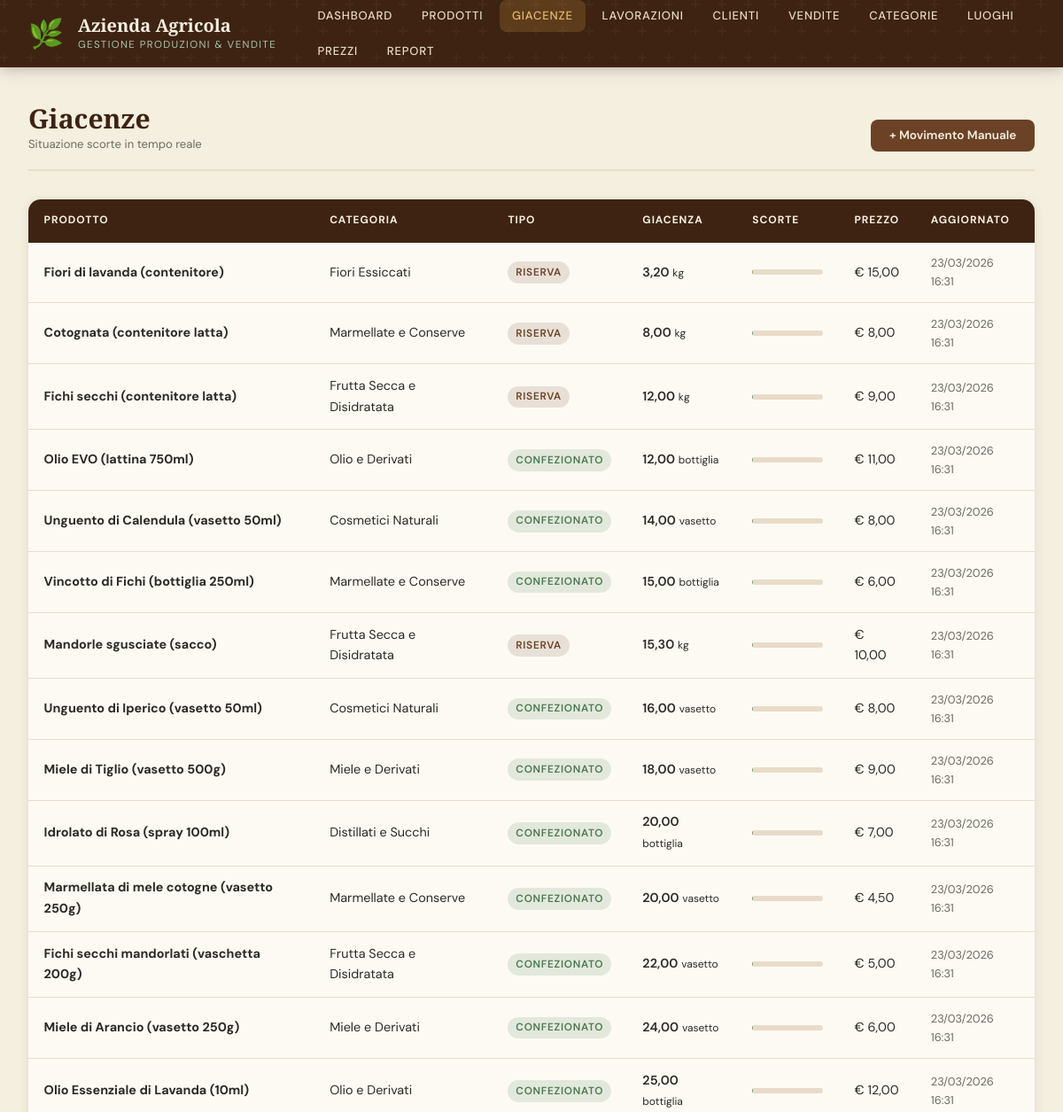
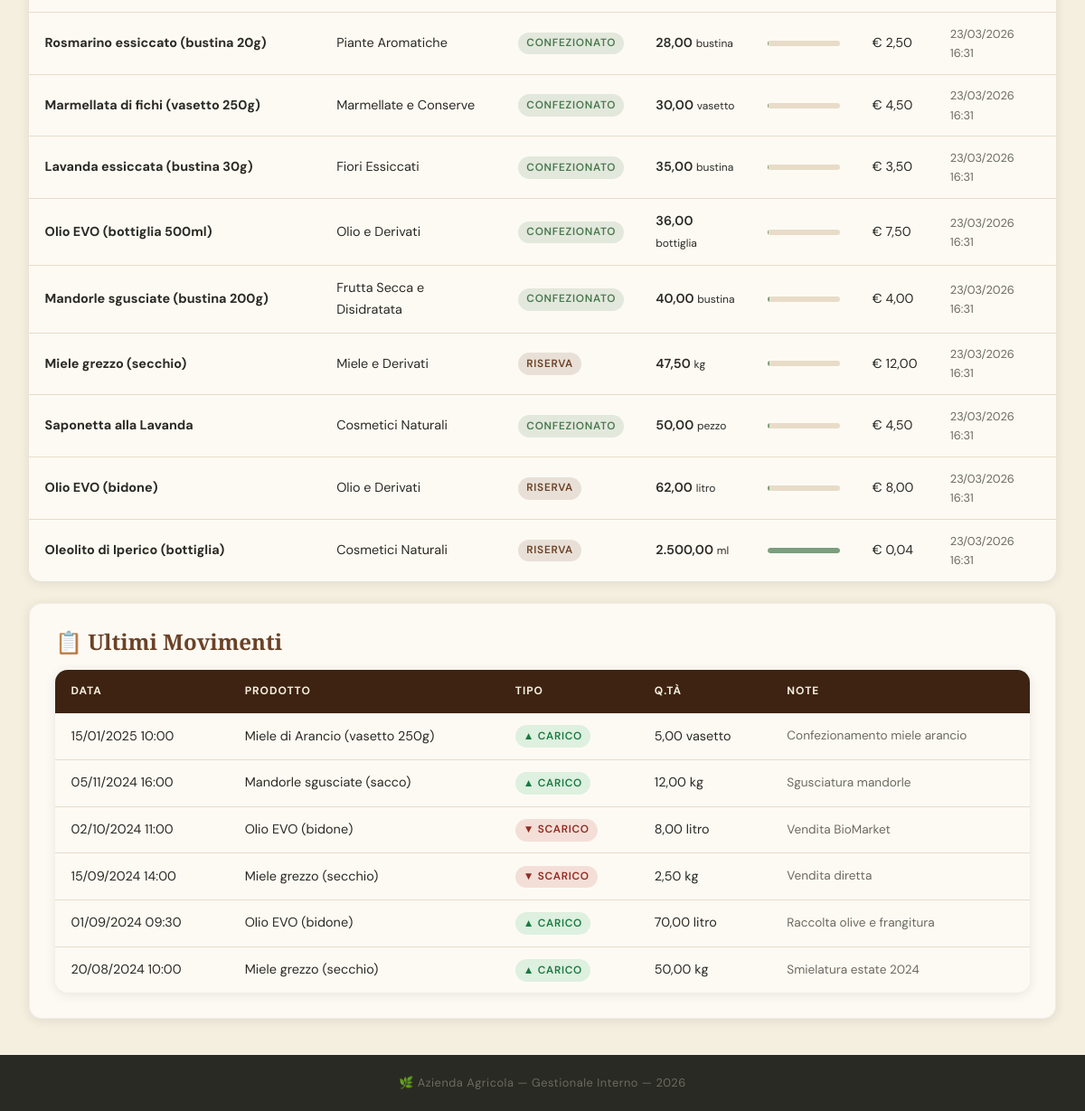
The page /giacenze.php on the database its author committed (2 pictures, top to bottom).
### tables this page shows
CREATE TABLE PRODOTTO (
    id_prodotto INT AUTO_INCREMENT PRIMARY KEY,
    nome VARCHAR(150) NOT NULL,
    descrizione TEXT,
    tipo_prodotto ENUM('FRESCO','LAVORATO','RISERVA','CONFEZIONATO') NOT NULL,
    unita_misura ENUM('kg','g','litro','ml','pezzo','bustina','vasetto','bottiglia') NOT NULL DEFAULT 'kg',
    vendita ENUM('a_peso','a_pezzo') NOT NULL DEFAULT 'a_peso',
    quantita_disponibile DECIMAL(10,3) DEFAULT 0,
    stato ENUM('disponibile','esaurito','archiviato') NOT NULL DEFAULT 'disponibile',
    luogo_provenienza VARCHAR(150),
    id_categoria INT NOT NULL,
    FOREIGN KEY (id_categoria) REFERENCES CATEGORIA(id_categoria) ON DELETE RESTRICT
);

CREATE TABLE CATEGORIA (
    id_categoria INT AUTO_INCREMENT PRIMARY KEY,
    nome VARCHAR(100) NOT NULL UNIQUE,
    descrizione TEXT
);

CREATE TABLE PREZZO_STORICO (
    id_prezzo INT AUTO_INCREMENT PRIMARY KEY,
    prezzo_unitario DECIMAL(10,2) NOT NULL,
    data_inizio DATE NOT NULL,
    data_fine DATE DEFAULT NULL,
    id_prodotto INT NOT NULL,
    FOREIGN KEY (id_prodotto) REFERENCES PRODOTTO(id_prodotto) ON DELETE CASCADE
);

CREATE TABLE GIACENZA (
    id_giacenza INT AUTO_INCREMENT PRIMARY KEY,
    quantita_disponibile DECIMAL(10,3) NOT NULL DEFAULT 0,
    data_aggiornamento DATETIME NOT NULL DEFAULT CURRENT_TIMESTAMP ON UPDATE CURRENT_TIMESTAMP,
    id_prodotto INT NOT NULL UNIQUE,
    FOREIGN KEY (id_prodotto) REFERENCES PRODOTTO(id_prodotto) ON DELETE CASCADE
);

CREATE TABLE MOV_MAGAZZINO (
    id_movimento INT AUTO_INCREMENT PRIMARY KEY,
    data_movimento DATETIME NOT NULL DEFAULT CURRENT_TIMESTAMP,
    tipo_movimento ENUM('carico','scarico','trasferimento','rettifica') NOT NULL,
    quantita DECIMAL(10,3) NOT NULL,
    note TEXT,
    id_prodotto INT NOT NULL,
    FOREIGN KEY (id_prodotto) REFERENCES PRODOTTO(id_prodotto) ON DELETE CASCADE
);

### src/db.php (called while the page is built, shortened)
<?php
function db_query(mysqli $conn, string $sql, string $types = '', array $params = []): array {
    if ($types && $params) {
        $stmt = $conn->prepare($sql);
        if (!$stmt) return [];
        $stmt->bind_param($types, ...$params);
        $stmt->execute();
        $result = $stmt->get_result();
        $stmt->close();
    } else {
        $result = $conn->query($sql);
    }
    $rows = [];
    while ($row = $result->fetch_assoc()) $rows[] = $row;
    return $rows;
}

### src/giacenze.php (the view, shortened to what this page needs)
<?php
require_once __DIR__ . '/db.php';
$giacenze = db_query($conn,
    "SELECT p.id_prodotto, p.nome, p.tipo_prodotto, p.unita_misura, c.nome AS categoria,
            COALESCE(g.quantita_disponibile,0) AS giacenza,
            g.data_aggiornamento, ps.prezzo_unitario
     FROM PRODOTTO p
     JOIN CATEGORIA c ON p.id_categoria=c.id_categoria
     LEFT JOIN GIACENZA g ON g.id_prodotto=p.id_prodotto
     LEFT JOIN PREZZO_STORICO ps ON ps.id_prodotto=p.id_prodotto AND ps.data_fine IS NULL
     WHERE p.stato != 'archiviato' AND p.tipo_prodotto != 'FRESCO'
     ORDER BY g.quantita_disponibile ASC, p.nome");
$movimenti = db_query($conn,
    "SELECT m.*, p.nome AS prodotto, p.unita_misura
     FROM MOV_MAGAZZINO m JOIN PRODOTTO p ON m.id_prodotto=p.id_prodotto
     ORDER BY m.data_movimento DESC LIMIT 20");
$max_qty = max(array_column($giacenze, 'giacenza') ?: [1]);
include __DIR__ . '/header.php';
?>
<div class="page-header">
    <div><h1 class="page-title">Giacenze<small>Situazione scorte in tempo reale</small></h1></div>
    <button class="btn btn--primary" data-modal-open="modal-movimento">+ Movimento Manuale</button>
</div>
<div class="table-wrap" style="margin-bottom:1.5rem">
    <table>
        <thead><tr><th>Prodotto</th><th>Categoria</th><th>Tipo</th><th>Giacenza</th><th>Scorte</th><th>Prezzo</th><th>Aggiornato</th></tr></thead>
        <tbody>
        <?php foreach ($giacenze as $g):
            $pct = $max_qty > 0 ? min(100, ($g['giacenza']/$max_qty)*100) : 0;
            $bc  = $g['giacenza'] <= 0 ? 'empty' : ($g['giacenza'] < 5 ? 'low' : '');
        ?>
        <tr>
            <td><strong><?= htmlspecialchars($g['nome']) ?></strong></td>
            <td><?= htmlspecialchars($g['categoria']) ?></td>
            <td><span class="badge badge--<?= strtolower($g['tipo_prodotto']) ?>"><?= $g['tipo_prodotto'] ?></span></td>
            <td><span data-qty="<?= $g['giacenza'] ?>" style="font-weight:600"><?= number_format($g['giacenza'],2,',','.') ?></span> <small><?= $g['unita_misura'] ?></small></td>
            <td style="min-width:100px"><div class="giacenza-bar"><div class="giacenza-bar__fill giacenza-bar__fill--<?= $bc ?>" style="width:<?= $pct ?>%"></div></div></td>
            <td><?= $g['prezzo_unitario'] ? '€ '.number_format($g['prezzo_unitario'],2,',','.') : '—' ?></td>
            <td style="font-size:.8rem;color:var(--grigio)"><?= $g['data_aggiornamento'] ? date('d/m/Y H:i',strtotime($g['data_aggiornamento'])) : '—' ?></td>
        </tr>
        <?php endforeach; ?>
        </tbody>
    </table>
</div>
<div class="card">
    <h2>📋 Ultimi Movimenti</h2>
    <div class="table-wrap" style="margin-top:1rem">
        <table>
            <thead><tr><th>Data</th><th>Prodotto</th><th>Tipo</th><th>Q.tà</th><th>Note</th></tr></thead>
            <tbody>
            <?php foreach ($movimenti as $m): ?>
            <tr>
                <td><?= date('d/m/Y H:i',strtotime($m['data_movimento'])) ?></td>
                <td><?= htmlspecialchars($m['prodotto']) ?></td>
                <td><span class="badge badge--<?= $m['tipo_movimento']==='carico'?'disponibile':'esaurito' ?>"><?= $m['tipo_movimento']==='carico'?'▲ Carico':'▼ '.$m['tipo_movimento'] ?></span></td>
                <td><?= number_format($m['quantita'],2,',','.') ?> <?= $m['unita_misura'] ?></td>
                <td style="font-size:.85rem;color:var(--grigio)"><?= htmlspecialchars($m['note'] ?? '—') ?></td>
            </tr>
            <?php endforeach; ?>
            </tbody>
        </table>
    </div>
</div>
<?php include __DIR__ . '/footer.php'; ?>

### src/css/style.css (style rules this page uses)
:root { --terra: #6B4226; --terra-light: #9B6B4A; --terra-dark: #3E2312; --salvia: #7A9E7E; --salvia-light:#A8C5AA; --salvia-dark: #4A7A50; --ocra: #C8963E; --ocra-light: #E8B96A; --crema: #F5EFE0; --crema-dark: #E8DCC8; --bianco: #FDFAF4; --carbone: #2A2A24; --grigio: #6B6B60; --grigio-light:#D5D0C4; --rosso: #C0392B; --verde: #27AE60; --radius: 8px; --radius-lg: 14px; --shadow: 0 2px 12px rgba(42,42,36,0.10); --shadow-lg: 0 6px 32px rgba(42,42,36,0.16); --transition: 0.22s cubic-bezier(.4,0,.2,1); }
*, *::before, *::after { box-sizing: border-box; margin: 0; padding: 0; }
html { scroll-behavior: smooth; }
body { font-family: 'DM Sans', sans-serif; background: var(--crema); color: var(--carbone); min-height: 100vh; display: flex; flex-direction: column; font-size: 15px; line-height: 1.65; }
h1,h2,h3,h4 { font-family: 'Playfair Display', serif; line-height: 1.2; }
h1 { font-size: clamp(1.6rem,3vw,2.4rem); color: var(--terra-dark); }
h2 { font-size: 1.5rem; color: var(--terra); margin-bottom: .8rem; }
.page-header { display: flex; align-items: flex-end; justify-content: space-between; gap: 1.5rem; margin-bottom: 2rem; padding-bottom: 1.25rem; border-bottom: 2px solid var(--crema-dark); }
.page-title { font-size: clamp(1.4rem,2.5vw,2rem); color: var(--terra-dark); }
.page-title small { display: block; font-family: 'DM Sans', sans-serif; font-size: .82rem; font-weight: 400; color: var(--grigio); margin-top: .2rem; }
.card { background: var(--bianco); border-radius: var(--radius-lg); box-shadow: var(--shadow); padding: 1.75rem; border: 1px solid rgba(107,66,38,.07); }
.table-wrap { overflow-x: auto; border-radius: var(--radius-lg); box-shadow: var(--shadow); background: var(--bianco); }
table { width: 100%; border-collapse: collapse; font-size: .9rem; }
thead tr { background: var(--terra-dark); color: var(--crema); }
thead th { padding: .9rem 1.1rem; text-align: left; font-size: .75rem; text-transform: uppercase; letter-spacing: .08em; white-space: nowrap; }
tbody tr { border-bottom: 1px solid var(--crema-dark); transition: background var(--transition); }
tbody tr:last-child { border-bottom: none; }
td { padding: .8rem 1.1rem; vertical-align: middle; }
.badge { display: inline-block; padding: .22em .75em; border-radius: 20px; font-size: .74rem; font-weight: 600; text-transform: uppercase; letter-spacing: .06em; white-space: nowrap; }
.badge--riserva { background: rgba(107,66,38,.14); color: var(--terra); }
.badge--confezionato { background: rgba(122,158,126,.2); color: var(--salvia-dark); }
.badge--disponibile { background: rgba(39,174,96,.14); color: #1a7a42; }
.badge--esaurito { background: rgba(192,57,43,.14); color: #922b21; }
.btn { display: inline-flex; align-items: center; gap: .45rem; padding: .6rem 1.3rem; border-radius: var(--radius); font-family: 'DM Sans', sans-serif; font-size: .85rem; font-weight: 600; cursor: pointer; border: none; transition: all var(--transition); text-decoration: none; white-space: nowrap; }
.btn--primary { background: var(--terra); color: var(--crema); }
.giacenza-bar { height: 6px; border-radius: 3px; background: var(--crema-dark); overflow: hidden; min-width: 80px; }
.giacenza-bar__fill { height: 100%; border-radius: 3px; background: var(--salvia); transition: width .4s; }

### rows shown on the page
prodotto: nome "Fiori di lavanda (contenitore)", id_categoria.nome "Fiori Essiccati", tipo_prodotto "RISERVA", giacenza "3,20", unita_misura "kg", prezzo_storico.prezzo_unitario "15,00", giacenza.data_aggiornamento "23/03/2026 16:31"
prodotto: nome "Cotognata (contenitore latta)", id_categoria.nome "Marmellate e Conserve", tipo_prodotto "RISERVA", giacenza "8,00", unita_misura "kg", prezzo_storico.prezzo_unitario "8,00", giacenza.data_aggiornamento "23/03/2026 16:31"
prodotto: nome "Fichi secchi (contenitore latta)", id_categoria.nome "Frutta Secca e Disidratata", tipo_prodotto "RISERVA", giacenza "12,00", unita_misura "kg", prezzo_storico.prezzo_unitario "9,00", giacenza.data_aggiornamento "23/03/2026 16:31"
prodotto: nome "Olio EVO (lattina 750ml)", id_categoria.nome "Olio e Derivati", tipo_prodotto "CONFEZIONATO", giacenza "12,00", unita_misura "bottiglia", prezzo_storico.prezzo_unitario "11,00", giacenza.data_aggiornamento "23/03/2026 16:31"
prodotto: nome "Unguento di Calendula (vasetto 50ml)", id_categoria.nome "Cosmetici Naturali", tipo_prodotto "CONFEZIONATO", giacenza "14,00", unita_misura "vasetto", prezzo_storico.prezzo_unitario "8,00", giacenza.data_aggiornamento "23/03/2026 16:31"
prodotto: nome "Vincotto di Fichi (bottiglia 250ml)", id_categoria.nome "Marmellate e Conserve", tipo_prodotto "CONFEZIONATO", giacenza "15,00", unita_misura "bottiglia", prezzo_storico.prezzo_unitario "6,00", giacenza.data_aggiornamento "23/03/2026 16:31"
prodotto: nome "Mandorle sgusciate (sacco)", id_categoria.nome "Frutta Secca e Disidratata", tipo_prodotto "RISERVA", giacenza "15,30", unita_misura "kg", prezzo_storico.prezzo_unitario "10,00", giacenza.data_aggiornamento "23/03/2026 16:31"
prodotto: nome "Unguento di Iperico (vasetto 50ml)", id_categoria.nome "Cosmetici Naturali", tipo_prodotto "CONFEZIONATO", giacenza "16,00", unita_misura "vasetto", prezzo_storico.prezzo_unitario "8,00", giacenza.data_aggiornamento "23/03/2026 16:31"
prodotto: nome "Miele di Tiglio (vasetto 500g)", id_categoria.nome "Miele e Derivati", tipo_prodotto "CONFEZIONATO", giacenza "18,00", unita_misura "vasetto", prezzo_storico.prezzo_unitario "9,00", giacenza.data_aggiornamento "23/03/2026 16:31"
prodotto: nome "Idrolato di Rosa (spray 100ml)", id_categoria.nome "Distillati e Succhi", tipo_prodotto "CONFEZIONATO", giacenza "20,00", unita_misura "bottiglia", prezzo_storico.prezzo_unitario "7,00", giacenza.data_aggiornamento "23/03/2026 16:31"
prodotto: nome "Marmellata di mele cotogne (vasetto 250g)", id_categoria.nome "Marmellate e Conserve", tipo_prodotto "CONFEZIONATO", giacenza "20,00", unita_misura "vasetto", prezzo_storico.prezzo_unitario "4,50", giacenza.data_aggiornamento "23/03/2026 16:31"
prodotto: nome "Fichi secchi mandorlati (vaschetta 200g)", id_categoria.nome "Frutta Secca e Disidratata", tipo_prodotto "CONFEZIONATO", giacenza "22,00", unita_misura "vasetto", prezzo_storico.prezzo_unitario "5,00", giacenza.data_aggiornamento "23/03/2026 16:31"
prodotto: nome "Miele di Arancio (vasetto 250g)", id_categoria.nome "Miele e Derivati", tipo_prodotto "CONFEZIONATO", giacenza "24,00", unita_misura "vasetto", prezzo_storico.prezzo_unitario "6,00", giacenza.data_aggiornamento "23/03/2026 16:31"
prodotto: nome "Olio Essenziale di Lavanda (10ml)", id_categoria.nome "Olio e Derivati", tipo_prodotto "CONFEZIONATO", giacenza "25,00", unita_misura "bottiglia", prezzo_storico.prezzo_unitario "12,00", giacenza.data_aggiornamento "23/03/2026 16:31"
prodotto: nome "Rosmarino essiccato (bustina 20g)", id_categoria.nome "Piante Aromatiche", tipo_prodotto "CONFEZIONATO", giacenza "28,00", unita_misura "bustina", prezzo_storico.prezzo_unitario "2,50", giacenza.data_aggiornamento "23/03/2026 16:31"
prodotto: nome "Marmellata di fichi (vasetto 250g)", id_categoria.nome "Marmellate e Conserve", tipo_prodotto "CONFEZIONATO", giacenza "30,00", unita_misura "vasetto", prezzo_storico.prezzo_unitario "4,50", giacenza.data_aggiornamento "23/03/2026 16:31"
prodotto: nome "Lavanda essiccata (bustina 30g)", id_categoria.nome "Fiori Essiccati", tipo_prodotto "CONFEZIONATO", giacenza "35,00", unita_misura "bustina", prezzo_storico.prezzo_unitario "3,50", giacenza.data_aggiornamento "23/03/2026 16:31"
prodotto: nome "Olio EVO (bottiglia 500ml)", id_categoria.nome "Olio e Derivati", tipo_prodotto "CONFEZIONATO", giacenza "36,00", unita_misura "bottiglia", prezzo_storico.prezzo_unitario "7,50", giacenza.data_aggiornamento "23/03/2026 16:31"
prodotto: nome "Mandorle sgusciate (bustina 200g)", id_categoria.nome "Frutta Secca e Disidratata", tipo_prodotto "CONFEZIONATO", giacenza "40,00", unita_misura "bustina", prezzo_storico.prezzo_unitario "4,00", giacenza.data_aggiornamento "23/03/2026 16:31"
prodotto: nome "Miele grezzo (secchio)", id_categoria.nome "Miele e Derivati", tipo_prodotto "RISERVA", giacenza "47,50", unita_misura "kg", prezzo_storico.prezzo_unitario "12,00", giacenza.data_aggiornamento "23/03/2026 16:31"
prodotto: nome "Saponetta alla Lavanda", id_categoria.nome "Cosmetici Naturali", tipo_prodotto "CONFEZIONATO", giacenza "50,00", unita_misura "pezzo", prezzo_storico.prezzo_unitario "4,50", giacenza.data_aggiornamento "23/03/2026 16:31"
prodotto: nome "Olio EVO (bidone)", id_categoria.nome "Olio e Derivati", tipo_prodotto "RISERVA", giacenza "62,00", unita_misura "litro", prezzo_storico.prezzo_unitario "8,00", giacenza.data_aggiornamento "23/03/2026 16:31"
prodotto: nome "Oleolito di Iperico (bottiglia)", id_categoria.nome "Cosmetici Naturali", tipo_prodotto "RISERVA", giacenza "2.500,00", unita_misura "ml", $pct 100 (drawn), prezzo_storico.prezzo_unitario "0,04", giacenza.data_aggiornamento "23/03/2026 16:31"
mov_magazzino: data_movimento "15/01/2025 10:00", id_prodotto.nome "Miele di Arancio (vasetto 250g)", tipo_movimento "▲ CARICO", quantita "5,00", id_prodotto.unita_misura "vasetto", note "Confezionamento miele arancio"
mov_magazzino: data_movimento "05/11/2024 16:00", id_prodotto.nome "Mandorle sgusciate (sacco)", tipo_movimento "▲ CARICO", quantita "12,00", id_prodotto.unita_misura "kg", note "Sgusciatura mandorle"
mov_magazzino: data_movimento "02/10/2024 11:00", id_prodotto.nome "Olio EVO (bidone)", tipo_movimento "SCARICO", quantita "8,00", id_prodotto.unita_misura "litro", note "Vendita BioMarket"
mov_magazzino: data_movimento "15/09/2024 14:00", id_prodotto.nome "Miele grezzo (secchio)", tipo_movimento "SCARICO", quantita "2,50", id_prodotto.unita_misura "kg", note "Vendita diretta"
mov_magazzino: data_movimento "01/09/2024 09:30", id_prodotto.nome "Olio EVO (bidone)", tipo_movimento "▲ CARICO", quantita "70,00", id_prodotto.unita_misura "litro", note "Raccolta olive e frangitura"
mov_magazzino: data_movimento "20/08/2024 10:00", id_prodotto.nome "Miele grezzo (secchio)", tipo_movimento "▲ CARICO", quantita "50,00", id_prodotto.unita_misura "kg", note "Smielatura estate 2024"
